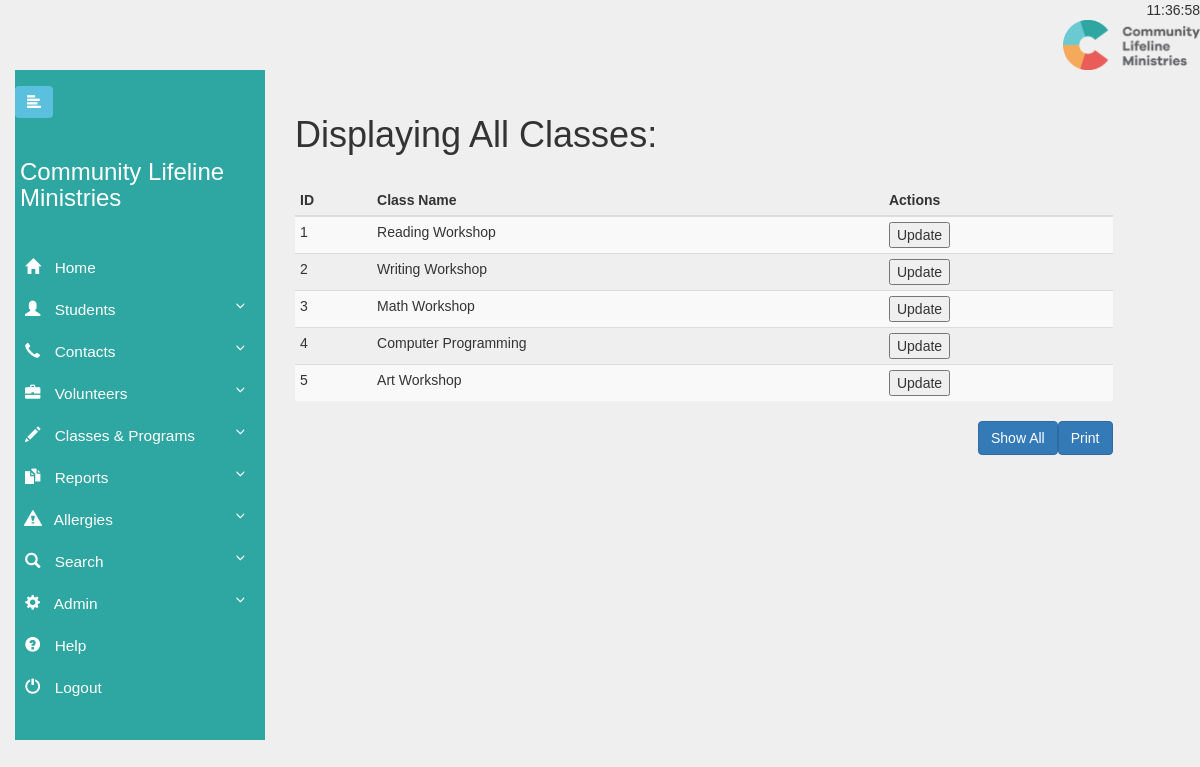
The app's page /php-files/show/ShowClasses.php (signed in) with its own data.
### tables this page shows
CREATE TABLE Classes (
  Created_Timestamp      TIMESTAMP DEFAULT now(),
  Last_Updated_Timestamp TIMESTAMP DEFAULT CURRENT_TIMESTAMP,
  Author_Username        VARCHAR(30),
  Id                     INT(10)   AUTO_INCREMENT PRIMARY KEY,
  Active_Class           TINYINT(1),
  Class_Name             VARCHAR(60)
);

### php-files/show/ShowClasses.php (the view, shortened to what this page needs)
<?php
include("../scripts/header.php");
include("../../db/config.php");
$query = "SELECT * FROM Classes;";
$result = mysqli_query($db, $query);
?>
<h1>Displaying All Classes:</h1>
<br/>
<div id="print_div" class="table-wrapper">
    <table class="table table-condensed table-striped">
        <thead>
        <tr>
            <th>ID</th>
            <th>Class Name</th>
            <th>Actions</th>
        </tr>
        </thead>
        <tbody>
        <?php
        while ($row = mysqli_fetch_array($result, MYSQLI_ASSOC)) {
            $search = $row['Id'];
            echo "<tr><td>";
            echo $row['Id'];
            echo "</td><td>";
            echo $row['Class_Name'];
            echo "</td><td>";
            echo "<button class='table-update-button' type='button' value='$search' >Update</button>";
        }
        ?>
        </tbody>
    </table>
</div>
<input type="button" class="btn btn-primary pull-right" onclick="printReport('print_div')" value="Print"/>
<input type="button" id="show-all-button" class="btn btn-primary pull-right" value="Show All"/>
<?php
include("../scripts/footer.php");
?>

### css/clm.css (style rules this page uses)
body { font-family: 'Verdana', sans-serif; background: #efefef; padding-top: 70px; }

### records on screen
classes: Id "1", Class_Name "Reading Workshop"
classes: Id "2", Class_Name "Writing Workshop"
classes: Id "3", Class_Name "Math Workshop"
classes: Id "4", Class_Name "Computer Programming"
classes: Id "5", Class_Name "Art Workshop"
